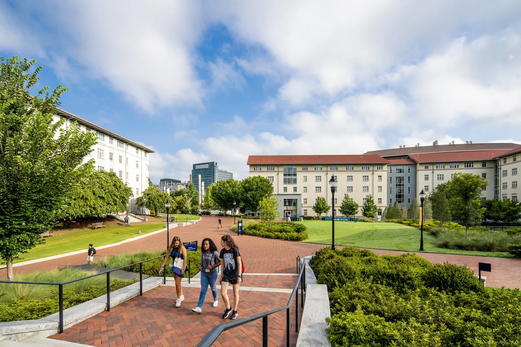
#> input picture Lance/HW3/emory-campus.png, 521 x 347 px, shrunk from 1500 x 1000 before the run
$ jupyter execute HW3.ipynb   (shell and % lines are left out)
#> lines starting #> are read from the running program, lines starting #| are printed output that depends on the picture; after the words box and inside, x2 and y2 are one past the last pixel; in counts of white or black regions, pixels touching at a corner belong together; long printed decimals are rounded
# HW3 — Make the 2D Photo Pop Out
**Total Points:** 100

**Due:** Thu, Oct 16 @ 11:59 PM ET

**Goal:** Backproject a single RGB image into a colored 3D point cloud.

**In this assignment, you will:**
1. Build a camera intrinsics matrix from image size and FOV.
2. Convert relative depth (Depth-Anything v2) to metric depth.
3. Backproject pixels to camera coordinates.
4. Color each 3D point from the RGB image.
5. Export a point cloud.

**What to submit:**
- The original notebook (`HW3.ipynb`)
- A PDF version of the notebook (`HW3.pdf`)
- The exported point cloud (`emory_campus_pcd.ply`)
- A screenshot of the point cloud opened in MeshLab (`emory_campus_pcd_visualized.png`)
- The point cloud built from your favorite outdoor scene photo (`favorite_scene_pcd.ply`)
- A screenshot of the point cloud built from your photo (`favorite_scene_pcd_visualized.png`)

[cell 1]
import os, math
import numpy as np
import cv2
import matplotlib.pyplot as plt
import imageio

[cell 2]
plt.rcParams["figure.figsize"] = (5,5)

def show(img, title=None, gray=False):
    if gray or (img.ndim==2):
        plt.imshow(img, cmap='gray')
    else:
        if img.ndim==3 and img.shape[2]==3:
            img = cv2.cvtColor(img, cv2.COLOR_BGR2RGB)
        plt.imshow(img)
    if title: plt.title(title)
    plt.axis('off'); plt.show()

## Part A. Build the intrinsic matrix (20 points)
### Explanation

We’ll use the pinhole camera model with square pixels and the principal point at the image center. Since we don’t know the focal lengths \(f_x\) and \(f_y\) a priori, we will derive them from the field of view (FOV) and the image size.

**Intrinsic matrix**
$$
K =
\begin{bmatrix}
f_x & 0 & c_x\\
0 & f_y & c_y\\
0 & 0 & 1
\end{bmatrix},\quad
c_x=\frac{W}{2},\; c_y=\frac{H}{2}
$$

- `f_x`, `f_y`: focal lengths in pixels along the x and y image axes (how many pixels correspond to one unit of distance at unit depth). Assuming square pixels, `f_y = f_x`.
- `c_x`, `c_y`: the principal point in pixel coordinates (where the optical axis intersects the sensor). In this homework, we will assume the principal point at the image center.

**What is FOV?**
The **field of view (FOV)** is the angular extent of the scene the camera sees.

### Q1-1. Derive `f_x` from horizontal FOV (`FOV_x`).
*Hint:* Use triangle. What is `tan(FOV_x / 2)`?

**Write Your Answer Here:**
$$ f_x = \frac{c_x}{\tan(\frac{FOV_x}{2})} $$

###Q1-2. Implement `build_intrinsics(W, H, fov_deg)`
Write a function that returns the pinhole intrinsics matrix `K` given the image shape and FoV.

[cell 3]
def build_intrinsics(W:int, H:int, fov_deg:float=None) -> np.ndarray:

    if fov_deg is None: fov_deg = 60.0
    K = None

    ### YOUR CODE HERE
    cx = W / 2
    cy = H / 2

    fov_rad = math.radians(fov_deg)
    fx = cx / math.tan(fov_rad / 2)
    fy = fx

    K = np.array([[fx, 0, cx],
                  [0, fy, cy],
                  [0, 0, 1]], dtype=np.float64)
    ### END YOUR CODE

    return K

[cell 4]
def check(K, K_expected):
    np.testing.assert_allclose(K, K_expected, rtol=0, atol=1e-9)
    print("Passed!")

[cell 5]
W, H, FOV = 200, 100, 90
K = build_intrinsics(W, H, FOV)
K_expected = np.array([[100.0, 0.0, 100.0],
                       [  0.0,100.0,  50.0],
                       [  0.0,  0.0,   1.0]], dtype=np.float64)
check(K, K_expected)

## Part B. Compute Metric Depth from Relative Depth (30 points)
### Explanation

Depth-Anything v2 predicts **relative depth** that behaves like **inverse depth** (also called disparity): closer points should have larger “depth” responses than farther points. Many monocular/stereo methods model distance this way because:
- In pinhole geometry, stereo **disparity ∝ 1 / Z** (Z = metric depth).
- Inverse depth compresses very large distances and is numerically easier to learn.

We convert it to **metric depth** by assuming the model’s output is an **affine transform of inverse depth**:

- **Model:** `Z = 1 / (A + B * y)`
  - `y` = normalized relative depth in `[0, 1]`.
  - `Z` = metric depth (meters).
  - `A, B` = unknown calibration scalars.

- **Percentile calibration:**
  1) Pick two **percentiles** of `y` (e.g., `p_lo=5%` for “far-ish background”, `p_hi=95%` for “near-ish foreground”).
  2) Assign **plausible metric depths** to those two percentiles (e.g., `ZL_target=2.5 m`, `ZH_target=0.8 m`).
  3) Solve the two linear equations in inverse depth:
     ```
     1/ZL_target = A + B * yL
     1/ZH_target = A + B * yH
     ```
     which gives `A` and `B`.
  4) Compute metric depth per pixel:
     ```
     depth_m = 1 / (A + B * y)
     ```

Read the relative (inverse) depth map predicted by [Depth Anything V2](https://huggingface.co/spaces/depth-anything/Depth-Anything-V2).

[cell 6]
# Input file path
rgb_path = "emory-campus.png"
depth_raw = "emory-campus-depth-raw.png"

# --- Load RGB input ---
rgb_bgr = cv2.imread(rgb_path, cv2.IMREAD_COLOR)
#> rgb_bgr is the input picture: shape (347, 521, 3); mean B, G, R 139, 154.6, 151.7
assert rgb_bgr is not None, "Could not read RGB"
Hc, Wc = rgb_bgr.shape[:2]
#> Hc = 347; Wc = 521
show(rgb_bgr, "RGB")

# --- Load depth as relative (0..1) ---
depth_rel = None

r16 = cv2.imread(depth_raw, cv2.IMREAD_UNCHANGED)
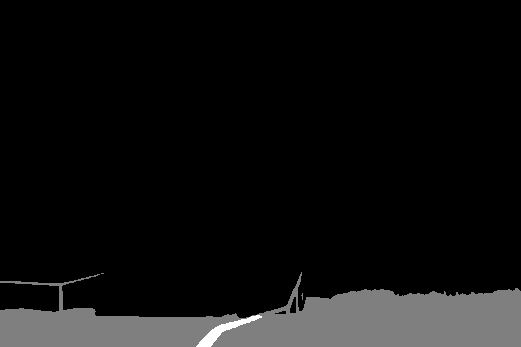
#> input picture Lance/HW3/emory-campus-depth-raw.png, 521 x 347 px, shrunk from 1500 x 1000 before the run
#> r16 is the input picture: shape (347, 521) uint16; min 0, max 754, mean 93.4
if r16 is not None:
    if r16.dtype != np.uint16:
        raise ValueError("16-bit PNG must be uint16.")
    nonzero = r16[r16>0]
    denom = float(nonzero.max()) if nonzero.size else 1.0
#> denom = 754
    depth_rel = r16.astype(np.float32)/max(denom,1.0)
    show((np.clip(depth_rel,0,1)*255).astype(np.uint8), "Relative depth", gray=True)


Hd, Wd = depth_rel.shape[:2]
#> Hd = 347; Wd = 521

# Align RGB to depth resolution
if (Hd,Wd)!=(Hc,Wc):
    rgb_bgr = cv2.resize(rgb_bgr, (Wd,Hd), interpolation=cv2.INTER_LINEAR)
    Hc, Wc = rgb_bgr.shape[:2]

[cell 7]
def normalize_depth(x):
    x = x.astype(np.float32)
    mn, mx = float(x.min()), float(x.max())
#> mn = 0; mx = 1
    return (x - mn) / (mx - mn + 1e-8)

###Q2-1. Convert inverse depth to metric depth.

Compute the metric depth.

[cell 8]
# --- Depth Anything v2 calibration:  TrueDepth = 1 / (A + B * y), y in [0,1] ---
y = normalize_depth(depth_rel)  # norm_prediction

# Pick two percentiles and assign plausible metric depths (m)
p_lo, p_hi = 5.0, 95.0   # far-ish, near-ish
yL, yH = np.percentile(y, [p_lo, p_hi])
#> yL = 0; yH = 0.442
ZL_target = 2.5          # meters (far background)
ZH_target = 0.8          # meters (near foreground)

invZL, invZH = 1.0/ZL_target, 1.0/ZH_target

### YOUR CODE HERE
B = (invZH - invZL) / (yH - yL)
#> B = 1.92
A = invZH - B * yH
#> A = 0.4

depth_m = 1.0 / (A + B * y)
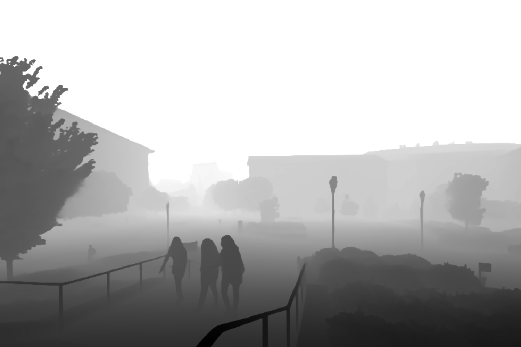
#> depth_m: shape (347, 521) float32; min 0.43, max 2.5, mean 1.86; drawn with min black and max white
### END YOUR CODE

[cell 9]
# Cleanup
valid = np.isfinite(depth_m) & (depth_m > 1e-6)
#> valid: shape (347, 521) bool; every value is 1
if valid.any():
    lo, hi = np.percentile(depth_m[valid], [1.0, 99.0])
#> lo = 0.665; hi = 2.5
    valid &= (depth_m>=lo) & (depth_m<=hi)

# Remove near-white background
rgb = cv2.cvtColor(rgb_bgr, cv2.COLOR_BGR2RGB)
valid &= (np.mean(rgb, axis=2) < 245)
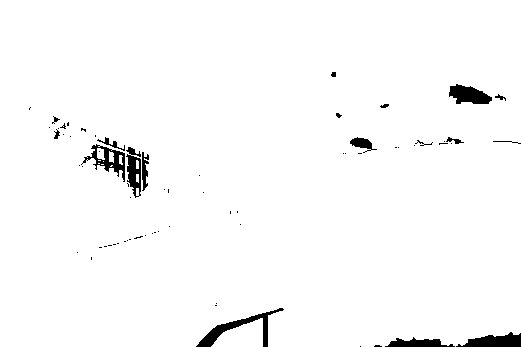
#> valid: shape (347, 521) bool; 97.7% white; 68 black regions (51 under 20 px), largest, box (x1, y1, x2, y2) and area: (196, 308, 284, 347) 745, (456, 332, 521, 347) 606, (449, 84, 492, 104) 568

print(f"Depth A={A:.6f}, B={B:.6f}")
#| Depth A=0.4, B=1.925
print("Valid pixels:", int(valid.sum()), "/", valid.size)
#| Valid pixels: 176625 / 180787

# Range-normalized visualization
rng = np.ptp(depth_m[valid]) if valid.any() else 1.0
#> rng = 1.83
viz = (np.clip((depth_m - depth_m[valid].min()) / (rng + 1e-8), 0, 1) * 255).astype(np.uint8)
show(viz, "Metric depth", gray=True)

## Part C. 2D→3D Backprojection (30 points)
### Explanation
1) From image coordinates `u, v`, first map back to camera coordinate system by shifting the origin.
2) Then move from the image plane at depth `f` to the normalized image plane at depth `1`.
3) Finally, scale along the ray by the metric depth to recover the 3D point.

###Q3-1. Convert inverse depth to metric depth.

[cell 10]
FOV_DEG = 120.0
K = build_intrinsics(Wd, Hd, fov_deg=FOV_DEG)
fx, fy, cx, cy = K[0,0], K[1,1], K[0,2], K[1,2]
#> fx = 150.4; fy = 150.4; cx = 260.5; cy = 173.5
print("K =\n", K)
#| K =
#|  [[150.400   0.         260.5       ]
#|  [  0.         150.400 173.5       ]
#|  [  0.           0.           1.        ]]

u, v = np.meshgrid(np.arange(Wd, dtype=np.float32),
                   np.arange(Hd, dtype=np.float32))

### YOUR CODE HERE
Z = 1.0 / (A + B * y)
X = (u - cx) * Z / fx
Y = (v - cy) * Z / fy
### END YOUR CODE

pts_cam = np.stack([X[valid], Y[valid], Z[valid]], axis=1)

[cell 11]
# Quick 2D sanity check
flat_cols = rgb.reshape(-1,3)[valid.reshape(-1)]
idx = np.random.choice(pts_cam.shape[0], min(20000, pts_cam.shape[0]), replace=False)
plt.scatter(pts_cam[idx,0], -pts_cam[idx,1], s=0.2, c=flat_cols[idx]/255.0)
plt.title("Sanity check"); plt.axis('equal'); plt.show()

Extract per-point color

[cell 12]
cols = rgb.reshape(-1,3)[valid.reshape(-1)]
print("Colors:", cols.shape)
#| Colors: (176625, 3)

Save point cloud to PLY

[cell 13]
def write_ply(path:str, xyz:np.ndarray, rgb:np.ndarray):

    """Write ASCII PLY: x y z r g b."""
#> called with path = 'emory_campus_pcd.ply', xyz = array of shape (176625, 3), rgb = array of shape (176625, 3)
    N = xyz.shape[0]
#> N = 176625
    if rgb.dtype != np.uint8:
        rgb = np.clip(rgb, 0, 255).astype(np.uint8)

    header = "\n".join([
        "ply", "format ascii 1.0",
        f"element vertex {N}",
        "property float x", "property float y", "property float z",
        "property uchar red", "property uchar green", "property uchar blue",
        "end_header"
    ]) + "\n"

    with open(path, "w") as f:
        f.write(header)
        for (x,y,z),(r,g,b) in zip(xyz, rgb):
            f.write(f"{x:.6f} {y:.6f} {z:.6f} {int(r)} {int(g)} {int(b)}\n")
#> this loop made 176625 passes
#> (x, r, g, b) on passes 1 to 3: (-4.33, 113, 147, 193), (-4.31, 112, 146, 191), (-4.3, 109, 145, 192)
    print("Saved:", os.path.abspath(path))

[cell 14]
out_ply = "emory_campus_pcd.ply"
write_ply(out_ply, pts_cam, cols)

# Auto-download
try:
    from google.colab import files
    files.download(out_ply)
except:
    print("what")
    pass

## Part D. Visualize the Point Cloud (10 points)
### Explanation
1) Download **MeshLab** (lightweight, open-source) from <https://www.meshlab.net/>.
2) Open `emory_campus_pcd.ply`.
3) Adjust lighting settings (Tools → Options).
4) Hide the trackball (View → uncheck **Show Trackball**).
5) Take a screenshot by clicking the **camera** icon. Save it as `emory_campus_pcd_visualized.png`

Adjust to a bright lighting setting as shown in the image.

[cell 15]
img_inst = cv2.imread('meshlab-adjust-lighting.png')
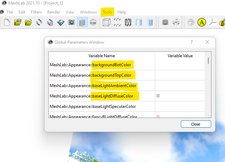
#> input picture Lance/HW3/meshlab-adjust-lighting.png, 225 x 162 px, shrunk from 648 x 467 before the run
#> img_inst is the input picture: shape (162, 225, 3); mean B, G, R 231, 237.2, 234.5
img_inst = cv2.cvtColor(img_inst, cv2.COLOR_BGR2RGB)
plt.imshow(img_inst)
plt.axis('off')
plt.show()

Take a screenshot.

[cell 16]
pcd_img = cv2.imread('emory_campus_pcd_visualized.png')
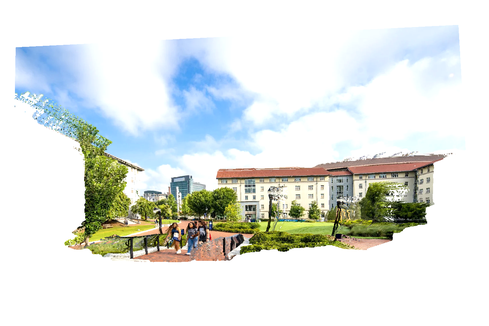
#> input picture Lance/HW3/emory_campus_pcd_visualized.png, 489 x 326 px, shrunk from 1407 x 940 before the run
#> pcd_img is the input picture: shape (326, 489, 3); mean B, G, R 224.8, 227.8, 222.9
pcd_img = cv2.cvtColor(pcd_img, cv2.COLOR_BGR2RGB)
plt.imshow(pcd_img)
plt.axis('off')
plt.show()

## Part E. Create a 3D Photo of Your Favorite Scene (10 points)
### Explanation
1) Open your favorite outdoor scene photo.
2) Predict the relative (inverse) depth map using [Depth Anything V2](https://huggingface.co/spaces/depth-anything/Depth-Anything-V2). Export the **16-bit raw** depth image (e.g., `favorite_scene_depth_raw.png`).
3) Build a point cloud from your photo using the predicted depth and save it as `favorite_scene_pcd.ply`.
4) Visualize the point cloud and take a screenshot saved as `favorite_scene_pcd_visualized.png`.

[cell 17]
# Input file path
rgb_path = "car.png"
depth_raw = "favorite_scene_depth_raw.png"

# --- Load RGB input ---
rgb_bgr = cv2.imread(rgb_path, cv2.IMREAD_COLOR)
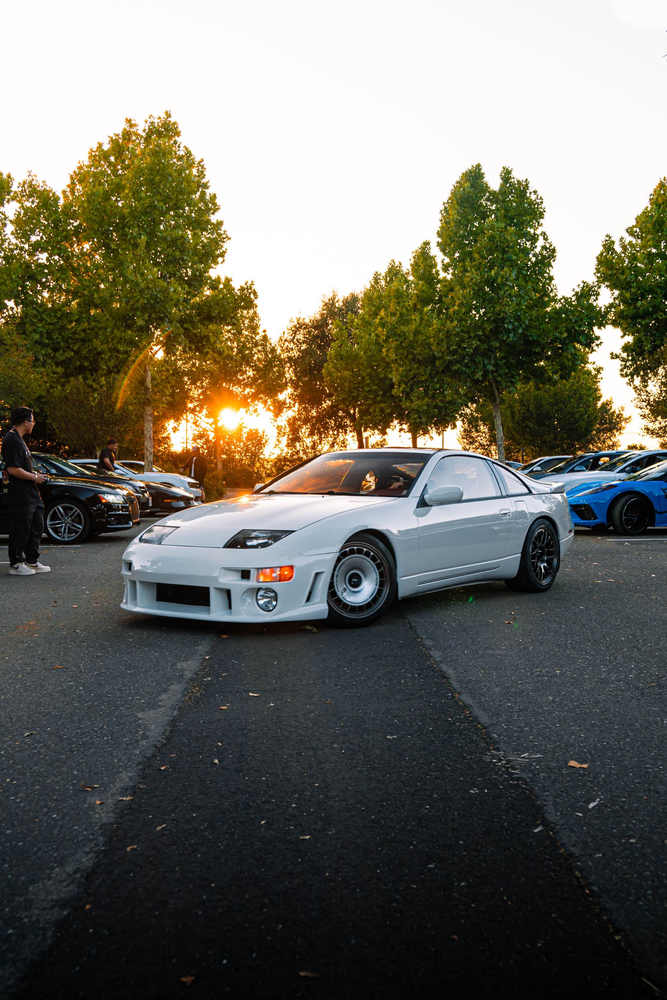
#> input picture Lance/HW3/car.png, 667 x 1000 px, shrunk from 1920 x 2880 before the run
#> rgb_bgr is the input picture: shape (1000, 667, 3); mean B, G, R 97.1, 108.1, 109.5
assert rgb_bgr is not None, "Could not read RGB"
Hc, Wc = rgb_bgr.shape[:2]
#> Hc = 1000; Wc = 667
show(rgb_bgr, "RGB")

# --- Load depth as relative (0..1) ---
depth_rel = None

r16 = cv2.imread(depth_raw, cv2.IMREAD_UNCHANGED)
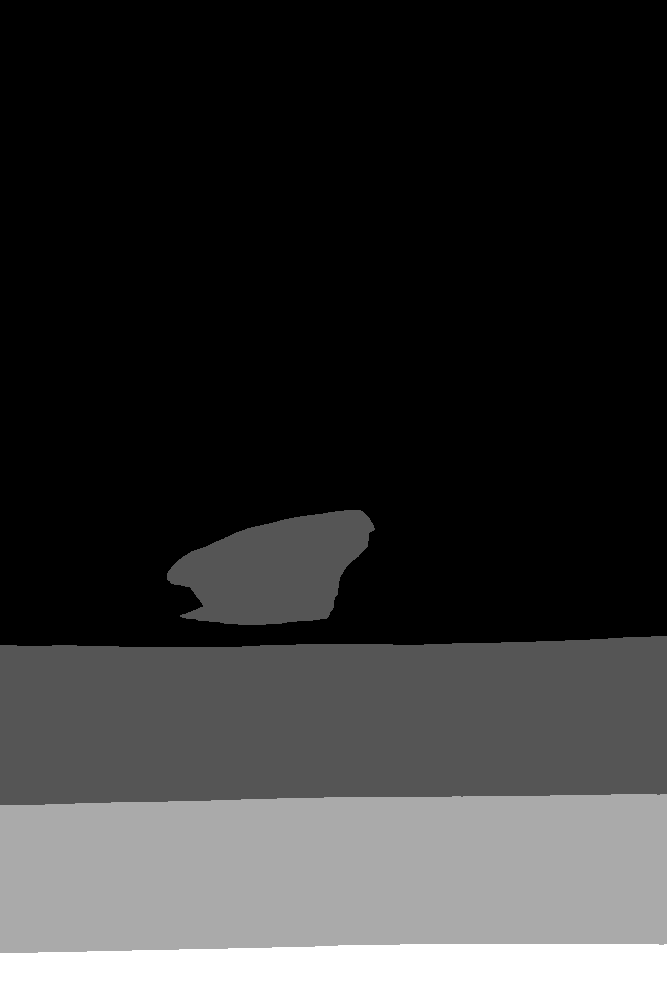
#> input picture Lance/HW3/favorite_scene_depth_raw.png, 667 x 1000 px, shrunk from 1920 x 2880 before the run
#> r16 is the input picture: shape (1000, 667) uint16; min 0, max 880, mean 242.2
if r16 is not None:
    if r16.dtype != np.uint16:
        raise ValueError("16-bit PNG must be uint16.")
    nonzero = r16[r16>0]
    denom = float(nonzero.max()) if nonzero.size else 1.0
#> denom = 880
    depth_rel = r16.astype(np.float32)/max(denom,1.0)
#> depth_rel: shape (1000, 667) float32
    show((np.clip(depth_rel,0,1)*255).astype(np.uint8), "Relative depth", gray=True)


Hd, Wd = depth_rel.shape[:2]
#> Hd = 1000; Wd = 667

# Align RGB to depth resolution
if (Hd,Wd)!=(Hc,Wc):
    rgb_bgr = cv2.resize(rgb_bgr, (Wd,Hd), interpolation=cv2.INTER_LINEAR)
    Hc, Wc = rgb_bgr.shape[:2]

[cell 18]
def normalize_depth(x):
    x = x.astype(np.float32)
    mn, mx = float(x.min()), float(x.max())
#> mn = 0; mx = 1
    return (x - mn) / (mx - mn + 1e-8)

[cell 19]
# --- Depth Anything v2 calibration:  TrueDepth = 1 / (A + B * y), y in [0,1] ---
y = normalize_depth(depth_rel)  # norm_prediction

# Pick two percentiles and assign plausible metric depths (m)
p_lo, p_hi = 5.0, 95.0   # far-ish, near-ish
yL, yH = np.percentile(y, [p_lo, p_hi])
#> yH = 0.88
ZL_target = 2.5          # meters (far background)
ZH_target = 0.8          # meters (near foreground)

invZL, invZH = 1.0/ZL_target, 1.0/ZH_target

### YOUR CODE HERE
B = (invZH - invZL) / (yH - yL)
#> B = 0.966
A = invZH - B * yH

depth_m = 1.0 / (A + B * y)
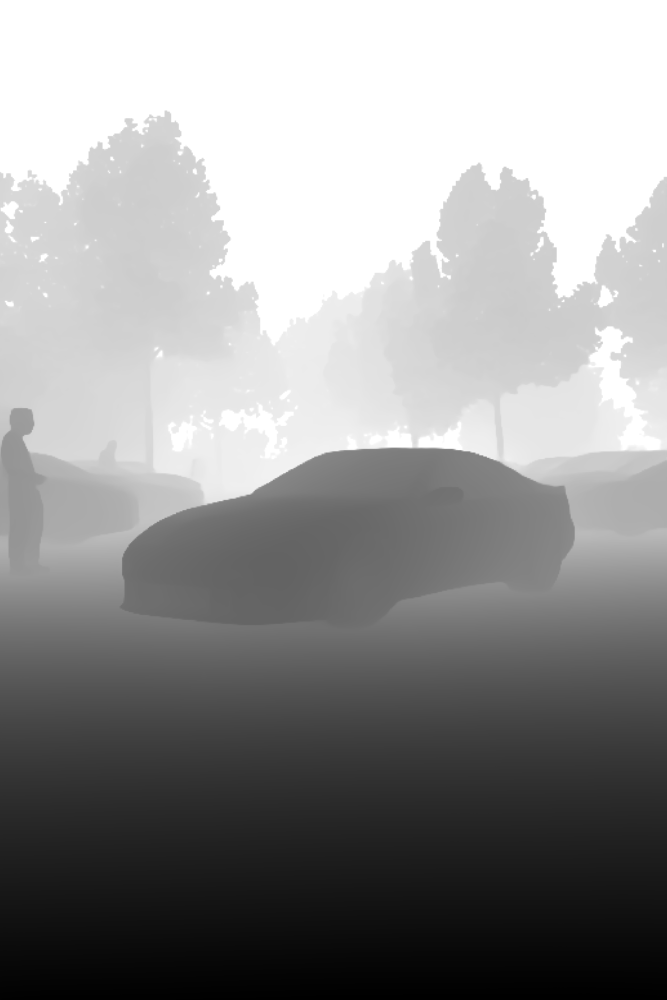
#> depth_m: shape (1000, 667) float32; min 0.732, max 2.5, mean 1.76; drawn with min black and max white
### END YOUR CODE

[cell 20]
# Cleanup
valid = np.isfinite(depth_m) & (depth_m > 1e-6)
#> valid: shape (1000, 667) bool; every value is 1
if valid.any():
    lo, hi = np.percentile(depth_m[valid], [1.0, 99.0])
#> lo = 0.747
    valid &= (depth_m>=lo) & (depth_m<=hi)
#> valid: shape (1000, 667) bool; 99% white; 1 black region, box (x1, y1, x2, y2) and area: (0, 987, 667, 1000) 6460

# Remove near-white background
rgb = cv2.cvtColor(rgb_bgr, cv2.COLOR_BGR2RGB)
valid &= (np.mean(rgb, axis=2) < 245)
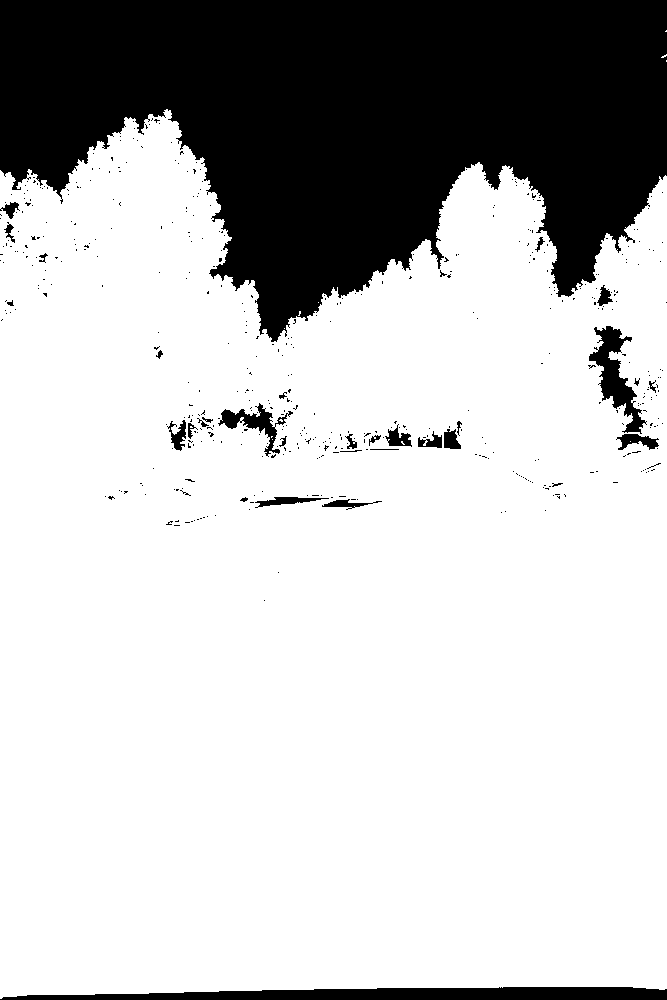
#> valid: shape (1000, 667) bool; 76% white; 491 black regions (459 under 20 px), largest, box (x1, y1, x2, y2) and area: (0, 0, 667, 342) 146130, (0, 987, 667, 1000) 6460, (589, 326, 647, 434) 2154

print(f"Depth A={A:.6f}, B={B:.6f}")
#| Depth A=0.4, B=0.9664
print("Valid pixels:", int(valid.sum()), "/", valid.size)
#| Valid pixels: 507072 / 667000

# Range-normalized visualization
rng = np.ptp(depth_m[valid]) if valid.any() else 1.0
#> rng = 1.75
viz = (np.clip((depth_m - depth_m[valid].min()) / (rng + 1e-8), 0, 1) * 255).astype(np.uint8)
#> viz: shape (1000, 667)
show(viz, "Metric depth", gray=True)

[cell 21]
FOV_DEG = 120.0
K = build_intrinsics(Wd, Hd, fov_deg=FOV_DEG)
fx, fy, cx, cy = K[0,0], K[1,1], K[0,2], K[1,2]
#> fx = 192.5; fy = 192.5
print("K =\n", K)
#| K =
#|  [[192.546   0.         333.5       ]
#|  [  0.         192.546 500.        ]
#|  [  0.           0.           1.        ]]

u, v = np.meshgrid(np.arange(Wd, dtype=np.float32),
                   np.arange(Hd, dtype=np.float32))

### YOUR CODE HERE
Z = 1.0 / (A + B * y)
X = (u - cx) * Z / fx
#> X: shape (1000, 667) float32
Y = (v - cy) * Z / fy
#> Y: shape (1000, 667) float32
### END YOUR CODE

pts_cam = np.stack([X[valid], Y[valid], Z[valid]], axis=1)

[cell 22]
# Quick 2D sanity check
flat_cols = rgb.reshape(-1,3)[valid.reshape(-1)]
idx = np.random.choice(pts_cam.shape[0], min(20000, pts_cam.shape[0]), replace=False)
plt.scatter(pts_cam[idx,0], -pts_cam[idx,1], s=0.2, c=flat_cols[idx]/255.0)
plt.title("Sanity check"); plt.axis('equal'); plt.show()
#> after `plt.title('Sanity check')`:
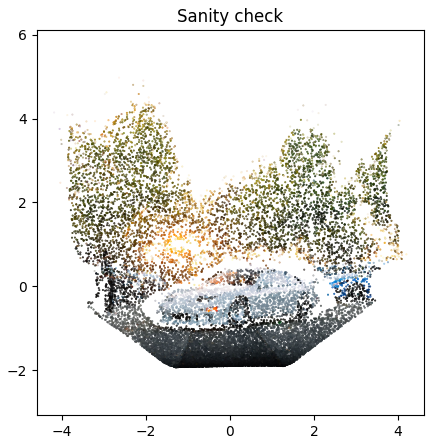
#> figure drawn by matplotlib, 1 panel

[cell 23]
cols = rgb.reshape(-1,3)[valid.reshape(-1)]
print("Colors:", cols.shape)
#| Colors: (507072, 3)

Save point cloud to PLY

[cell 24]
def write_ply(path:str, xyz:np.ndarray, rgb:np.ndarray):

    """Write ASCII PLY: x y z r g b."""
#> called with path = 'car.ply', xyz = array of shape (507072, 3), rgb = array of shape (507072, 3)
    N = xyz.shape[0]
    if rgb.dtype != np.uint8:
        rgb = np.clip(rgb, 0, 255).astype(np.uint8)

    header = "\n".join([
        "ply", "format ascii 1.0",
        f"element vertex {N}",
        "property float x", "property float y", "property float z",
        "property uchar red", "property uchar green", "property uchar blue",
        "end_header"
    ]) + "\n"

    with open(path, "w") as f:
        f.write(header)
        for (x,y,z),(r,g,b) in zip(xyz, rgb):
            f.write(f"{x:.6f} {y:.6f} {z:.6f} {int(r)} {int(g)} {int(b)}\n")
#> this loop made 507072 passes
#> (x, y, z, r, g, b) on passes 1 to 3: (4.32, -6.1, 2.5, 204, 200, 214), (4.3, -6.09, 2.5, 242, 240, 247), (4.32, -6.09, 2.5, 181, 178, 189)
    print("Saved:", os.path.abspath(path))
